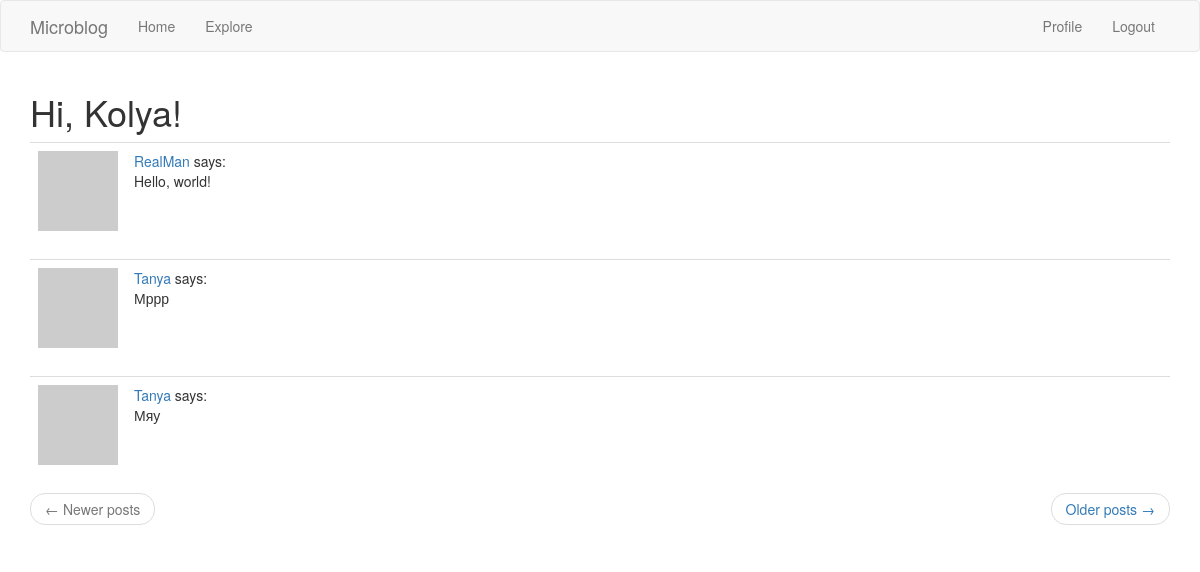
Page /explore (signed in) on the earlier database version.
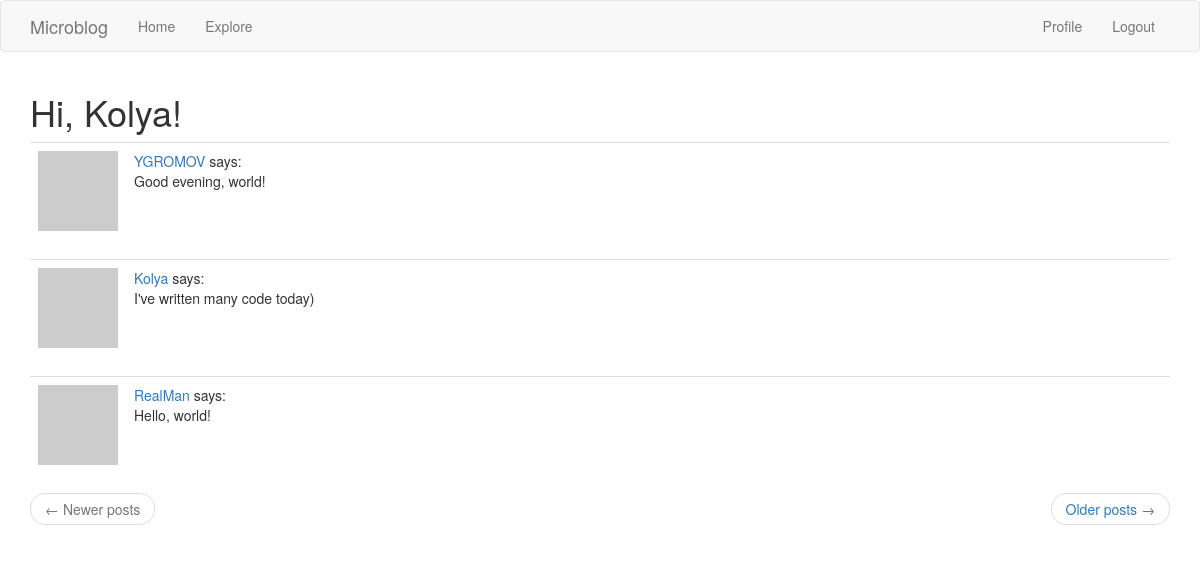
Same page on the later database version.
### app/models.py (models this page shows, shortened)
class Post(db.Model):
    id = db.Column(db.Integer, primary_key=True)
    body = db.Column(db.String(140))
    timestamp = db.Column(db.DateTime, index=True, default=datetime.utcnow)
    user_id = db.Column(db.Integer, db.ForeignKey('user.id'))

class User(UserMixin, db.Model):
    id = db.Column(db.Integer, primary_key=True)
    username = db.Column(db.String(64), index=True, unique=True)
    email = db.Column(db.String(120), index=True, unique=True)
    password_hash = db.Column(db.String(128))
    posts = db.relationship('Post', backref='author', lazy='dynamic')
    about_me = db.Column(db.String(140))
    last_seen = db.Column(db.DateTime, default=datetime.utcnow)
    followed = db.relationship(
        'User', secondary=followers,
        primaryjoin=(followers.c.follower_id == id),
        secondaryjoin=(followers.c.followed_id == id),
        backref=db.backref('followers', lazy='dynamic'), lazy='dynamic')
    def avatar(self, size):
        digest = md5(self.email.lower().encode('utf-8')).hexdigest()
        return 'https://www.gravatar.com/avatar/{}?d=identicon&s={}'.format(
            digest, size)

### app/routes.py (the view)
@app.route('/explore')
@login_required
def explore():
    page = request.args.get('page', 1, type=int)
    posts = Post.query.order_by(Post.timestamp.desc()).paginate(
        page, app.config['POSTS_PER_PAGE'], False)
    if posts.has_next:
        next_url = url_for('explore', page=posts.next_num)
    else:
        next_url = None
    if posts.has_prev:
        prev_url = url_for('explore', page=posts.prev_num)
    else:
        prev_url = None
    return render_template("index.html", title='Explore', posts=posts.items,
                          next_url=next_url, prev_url=prev_url)

### app/models.py (called while the page is built)
@login.user_loader
def load_user(id):
    return User.query.get(int(id))

### app/routes.py (called while the page is built)
@app.before_request
def before_request():
    if current_user.is_authenticated:
        current_user.last_seen = datetime.utcnow()
        db.session.commit()

### app/templates/index.html (shortened to what this page needs)
{% extends "base.html" %}
{% import 'bootstrap/wtf.html' as wtf %}
{% block app_content %}
    <h1>Hi, {{ current_user.username }}!</h1>
    {% for post in posts %}
    	{% include '_post.html' %}
    {% endfor %}
    <nav aria-label="...">
        <ul class="pager">
        <li class="previous{% if not prev_url %} disabled{% endif %}">
            <a href="{{ prev_url or '#' }}">
                <span aria-hidden="true">&larr;</span> Newer posts
            </a>
        </li>
        <li class="next{% if not next_url %} disabled{% endif %}">
            <a href="{{ next_url or '#' }}">
                Older posts <span aria-hidden="true">&rarr;</span>
            </a>
        </li>
        </ul>
    </nav>
{% endblock %}

### app/templates/_post.html
<table class="table table-hover">
    <tr>
        <td width="70px">
            <a href="{{ url_for('user', username=post.author.username) }}">
                <img src="{{ post.author.avatar(64) }}" />
            </a>
        </td>
        <td>
            <a href="{{ url_for('user', username=post.author.username) }}">
                {{ post.author.username }}
            </a>
            says:
            <br>
            {{ post.body }}
        </td>
    </tr>
</table>

Differences in the rows shown:
no longer on this page (row unchanged): Post: author.username "Tanya", body "Мррр"
no longer on this page (row unchanged): Post: author.username "Tanya", body "Мяу"
added Post: author.username "YGROMOV", body "Good evening, world!"
added Post: author.username "Kolya", body "I've written many code today)"
